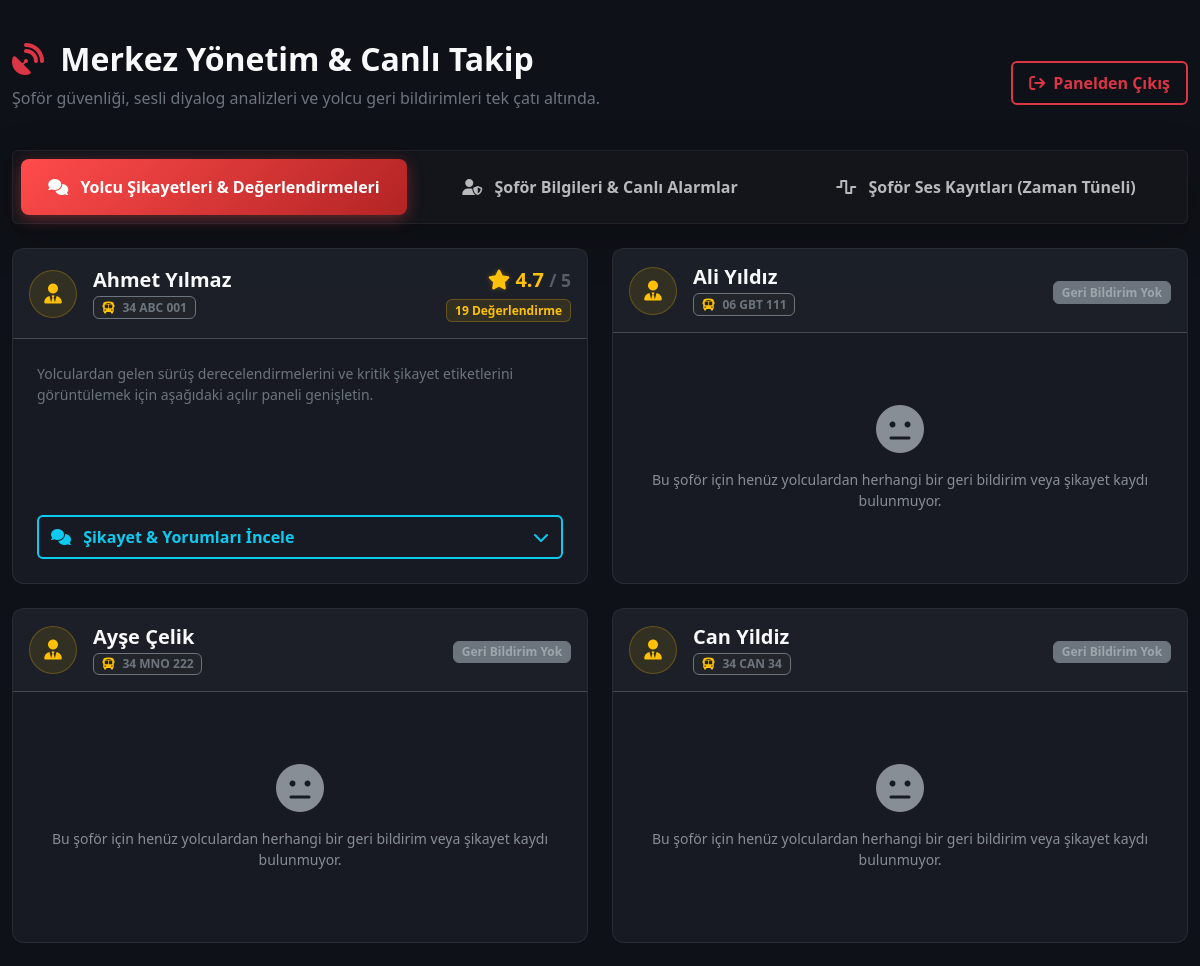
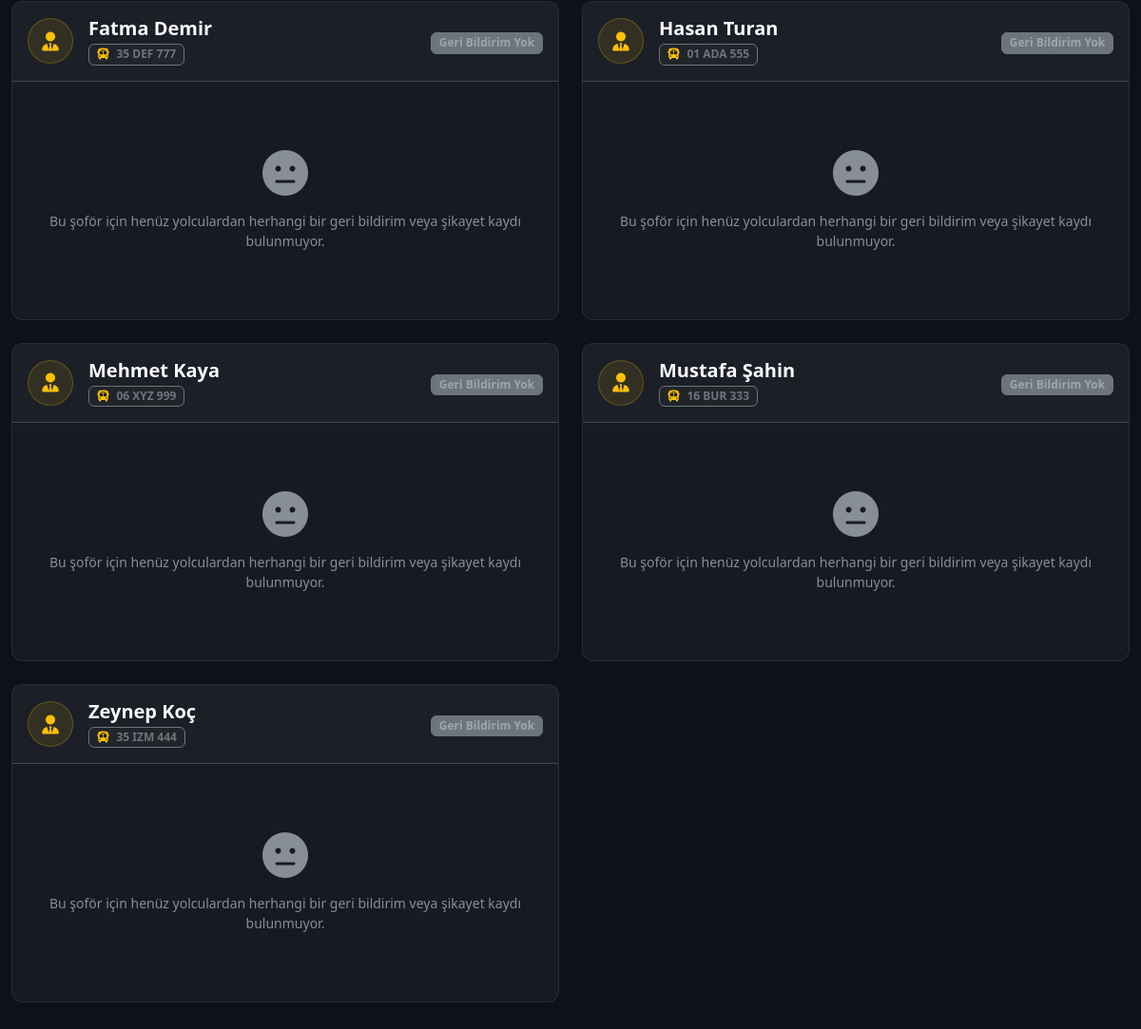
The page /admin on the database its author committed (2 pictures, top to bottom).
### app/models.py (models this page shows, shortened)
class Sofor(UserMixin, db.Model):
    __tablename__ = 'soforler'
    id: Mapped[int] = mapped_column(primary_key=True, autoincrement=True)
    ad: Mapped[str] = mapped_column(String(100), nullable=False)
    soyad: Mapped[str] = mapped_column(String(100), nullable=False)
    kullanici_adi: Mapped[str] = mapped_column(String(100), nullable=False, unique=True)
    arac_plaka: Mapped[str] = mapped_column(String(50), nullable=False, unique=True)
    sifre_hash: Mapped[str] = mapped_column(String(255), nullable=False)
    sifre_plain: Mapped[Optional[str]] = mapped_column(String(255))
    alarmlar: Mapped[List["Alarm"]] = relationship(back_populates="sofor")
    ses_loglari: Mapped[List["SesLog"]] = relationship(back_populates="sofor")
    vardiya_kayitlari: Mapped[List["VardiyaSesKaydi"]] = relationship(back_populates="sofor")
    yorumlar: Mapped[List["YolcuYorum"]] = relationship(back_populates="sofor")
    konum: Mapped[Optional["AracKonum"]] = relationship(back_populates="sofor", uselist=False)

### app/admin/routes.py (the view)
@bp.route('/admin')
def admin_panel():
    alarmlar = db.session.scalars(db.select(Alarm).order_by(Alarm.alarm_id.desc())).all()
    loglar = db.session.scalars(db.select(SesLog).order_by(SesLog.log_id.desc())).all()
    yorumlar = db.session.scalars(db.select(YolcuYorum).order_by(YolcuYorum.id.desc())).all()
    vardiya_kayitlari = db.session.scalars(db.select(VardiyaSesKaydi).order_by(VardiyaSesKaydi.id.desc())).all()
    soforler = db.session.scalars(db.select(Sofor).order_by(Sofor.ad)).all()
    return render_template('admin.html', title='Merkez Yönetim', alarmlar=alarmlar, loglar=loglar, yorumlar=yorumlar, vardiya_kayitlari=vardiya_kayitlari, soforler=soforler)

### app/templates/admin.html (shortened to what this page needs)
{% extends "base.html" %}
{% block content %}
<div class="row align-items-center mb-4 mt-3">
    <div class="col-md-9">
        <h2 class="fw-bold text-light"><i class="fa-solid fa-satellite-dish text-danger fa-pulse me-2"></i> Merkez Yönetim & Canlı Takip</h2>
        <p class="text-secondary">Şoför güvenliği, sesli diyalog analizleri ve yolcu geri bildirimleri tek çatı altında.</p>
    </div>
    <div class="col-md-3 text-end">
        <a href="{{ url_for('auth.logout') }}" class="btn btn-outline-danger fw-bold border-2 px-3 py-2"><i class="fa-solid fa-arrow-right-from-bracket me-1"></i> Panelden Çıkış</a>
    </div>
</div>
<ul class="nav nav-pills nav-justified mb-4 p-2 rounded shadow-lg" id="adminTabs" role="tablist">
    <li class="nav-item" role="presentation">
        <button class="nav-link active fw-bold py-3 border-0" id="comments-tab" data-bs-toggle="tab" data-bs-target="#commentsPanel" type="button" role="tab" aria-controls="commentsPanel" aria-selected="true">
            <i class="fa-solid fa-comments me-2"></i> Yolcu Şikayetleri & Değerlendirmeleri
        </button>
    </li>
    <li class="nav-item" role="presentation">
        <button class="nav-link fw-bold py-3 border-0" id="drivers-tab" data-bs-toggle="tab" data-bs-target="#driversPanel" type="button" role="tab" aria-controls="driversPanel" aria-selected="false">
            <i class="fa-solid fa-user-shield me-2"></i> Şoför Bilgileri & Canlı Alarmlar
        </button>
    </li>
    <li class="nav-item" role="presentation">
        <button class="nav-link fw-bold py-3 border-0" id="voice-tab" data-bs-toggle="tab" data-bs-target="#voicePanel" type="button" role="tab" aria-controls="voicePanel" aria-selected="false">
            <i class="fa-solid fa-wave-square me-2"></i> Şoför Ses Kayıtları (Zaman Tüneli)
        </button>
    </li>
</ul>
<div class="tab-content" id="adminTabsContent">
    <div class="tab-pane fade show active" id="commentsPanel" role="tabpanel" aria-labelledby="comments-tab">
        <div class="row">
            {% for s in soforler %}
                {% set s_yorumlar = s.yorumlar %}
                {% set count = s_yorumlar|length %}
                <div class="col-lg-6 mb-4">
                    <div class="card admin-card h-100">
                        <div class="card-header border-bottom border-secondary border-opacity-50 d-flex align-items-center justify-content-between py-3" style="background-color: rgba(37, 40, 51, 0.4) !important;">
                            <div class="d-flex align-items-center">
                                <div class="rounded-circle bg-warning bg-opacity-10 text-warning p-2 me-3 border border-warning border-opacity-25" style="width: 48px; height: 48px; display: flex; align-items: center; justify-content: center;">
                                    <i class="fa-solid fa-user-tie fa-lg"></i>
                                </div>
                                <div>
                                    <h5 class="fw-bold mb-0 text-light">{{ s.ad }} {{ s.soyad }}</h5>
                                    <span class="badge bg-dark border border-secondary text-secondary mt-1"><i class="fa-solid fa-bus me-1 text-warning"></i> {{ s.arac_plaka }}</span>
                                </div>
                            </div>
                            <div class="text-end">
                                {% if count > 0 %}
                                    {% set ns = namespace(puan_sum=0) %}
                                    {% for y in s_yorumlar %}
                                        {% set ns.puan_sum = ns.puan_sum + y.puan %}
                                    {% endfor %}
                                    {% set avg_rating = (ns.puan_sum / count) | round(1) %}
                                    <div class="text-warning fw-bold fs-5 star-rating">
                                        <i class="fa-solid fa-star"></i> {{ avg_rating }} <small class="text-secondary opacity-75">/ 5</small>
                                    </div>
                                    <span class="badge bg-warning bg-opacity-10 text-warning border border-warning border-opacity-25 mt-1">{{ count }} Değerlendirme</span>
                                {% else %}
                                    <span class="badge bg-secondary bg-opacity-20 text-muted border border-secondary border-opacity-20 mt-1">Geri Bildirim Yok</span>
                                {% endif %}
                            </div>
                        </div>
                        <div class="card-body p-4 d-flex flex-column justify-content-between">
                            {% if count > 0 %}
                                <p class="text-secondary small mb-3">Yolculardan gelen sürüş derecelendirmelerini ve kritik şikayet etiketlerini görüntülemek için aşağıdaki açılır paneli genişletin.</p>
                                <button class="btn btn-outline-info w-100 fw-bold py-2 d-flex align-items-center justify-content-between border-2" type="button" data-bs-toggle="collapse" data-bs-target="#yorumlarCollapse-{{ s.id }}" aria-expanded="false" aria-controls="yorumlarCollapse-{{ s.id }}">
                                    <span><i class="fa-solid fa-comments me-2"></i> Şikayet & Yorumları İncele</span>
                                    <i class="fa-solid fa-chevron-down"></i>
                                </button>
                            {% else %}
                                <div class="text-center py-5 text-muted">
                                    <i class="fa-solid fa-face-meh fa-3x mb-3 opacity-30"></i>
                                    <p class="mb-0 small">Bu şoför için henüz yolculardan herhangi bir geri bildirim veya şikayet kaydı bulunmuyor.</p>
                                </div>
                            {% endif %}
                        </div>
                    </div>
                </div>
            {% else %}
                <div class="col-12 text-center text-muted py-5 admin-card">
                    <i class="fa-solid fa-users-slash fa-3x mb-3"></i>
                    <p class="mb-0">Veritabanında kayıtlı herhangi bir şoför bulunamadı.</p>
                </div>
            {% endfor %}
        </div>
    </div>
</div>
{% endblock %}

### app/templates/base.html (shortened to what this page needs)
<!DOCTYPE html>
<html lang="tr" data-bs-theme="dark">
<head>
    <link href="https://cdn.jsdelivr.net/npm/bootstrap@5.3.0/dist/css/bootstrap.min.css" rel="stylesheet">
    <link rel="stylesheet" href="https://cdnjs.cloudflare.com/ajax/libs/font-awesome/6.4.0/css/all.min.css">
</head>
<body>
    <div class="container-fluid py-4">
        {% block content %}{% endblock %}
    </div>
</body>
</html>

### app/templates/base.html (style rules this page uses)
body { background-color: #0e1117; color: #fafafa; font-family: 'Segoe UI', Tahoma, Geneva, Verdana, sans-serif; }

### app/templates/admin.html (style rules this page uses)
.admin-card { background: rgba(30, 33, 41, 0.65) !important; backdrop-filter: blur(12px); -webkit-backdrop-filter: blur(12px); border: 1px solid rgba(255, 255, 255, 0.08) !important; border-radius: 12px; transition: all 0.3s cubic-bezier(0.4, 0, 0.2, 1); }
.nav-pills { background: rgba(22, 24, 31, 0.7) !important; border: 1px solid rgba(255, 255, 255, 0.06); }
.nav-pills .nav-link { border-radius: 8px; color: rgba(255, 255, 255, 0.7); transition: all 0.2s ease; }
.nav-pills .nav-link.active { background: linear-gradient(135deg, #ff4b4b, #b32424) !important; color: #fff !important; font-weight: bold; box-shadow: 0 4px 15px rgba(255, 75, 75, 0.35); border: 1px solid rgba(255, 255, 255, 0.1); }
.star-rating .fa-star { text-shadow: 0 0 5px rgba(255, 193, 7, 0.3); }

### rows shown on the page
Sofor: ad "Ahmet", soyad "Yılmaz", arac_plaka "34 ABC 001", avg_rating "4.7", count "19"
Sofor: ad "Ali", soyad "Yıldız", arac_plaka "06 GBT 111", shows "Geri Bildirim Yok", shows "Bu şoför için henüz yolculardan herhangi bir geri bildirim veya şikayet kaydı bulunmuyor."
Sofor: ad "Ayşe", soyad "Çelik", arac_plaka "34 MNO 222", shows "Geri Bildirim Yok", shows "Bu şoför için henüz yolculardan herhangi bir geri bildirim veya şikayet kaydı bulunmuyor."
Sofor: ad "Can", soyad "Yildiz", arac_plaka "34 CAN 34", shows "Geri Bildirim Yok", shows "Bu şoför için henüz yolculardan herhangi bir geri bildirim veya şikayet kaydı bulunmuyor."
Sofor: ad "Fatma", soyad "Demir", arac_plaka "35 DEF 777", shows "Geri Bildirim Yok", shows "Bu şoför için henüz yolculardan herhangi bir geri bildirim veya şikayet kaydı bulunmuyor."
Sofor: ad "Hasan", soyad "Turan", arac_plaka "01 ADA 555", shows "Geri Bildirim Yok", shows "Bu şoför için henüz yolculardan herhangi bir geri bildirim veya şikayet kaydı bulunmuyor."
Sofor: ad "Mehmet", soyad "Kaya", arac_plaka "06 XYZ 999", shows "Geri Bildirim Yok", shows "Bu şoför için henüz yolculardan herhangi bir geri bildirim veya şikayet kaydı bulunmuyor."
Sofor: ad "Mustafa", soyad "Şahin", arac_plaka "16 BUR 333", shows "Geri Bildirim Yok", shows "Bu şoför için henüz yolculardan herhangi bir geri bildirim veya şikayet kaydı bulunmuyor."
Sofor: ad "Zeynep", soyad "Koç", arac_plaka "35 IZM 444", shows "Geri Bildirim Yok", shows "Bu şoför için henüz yolculardan herhangi bir geri bildirim veya şikayet kaydı bulunmuyor."
